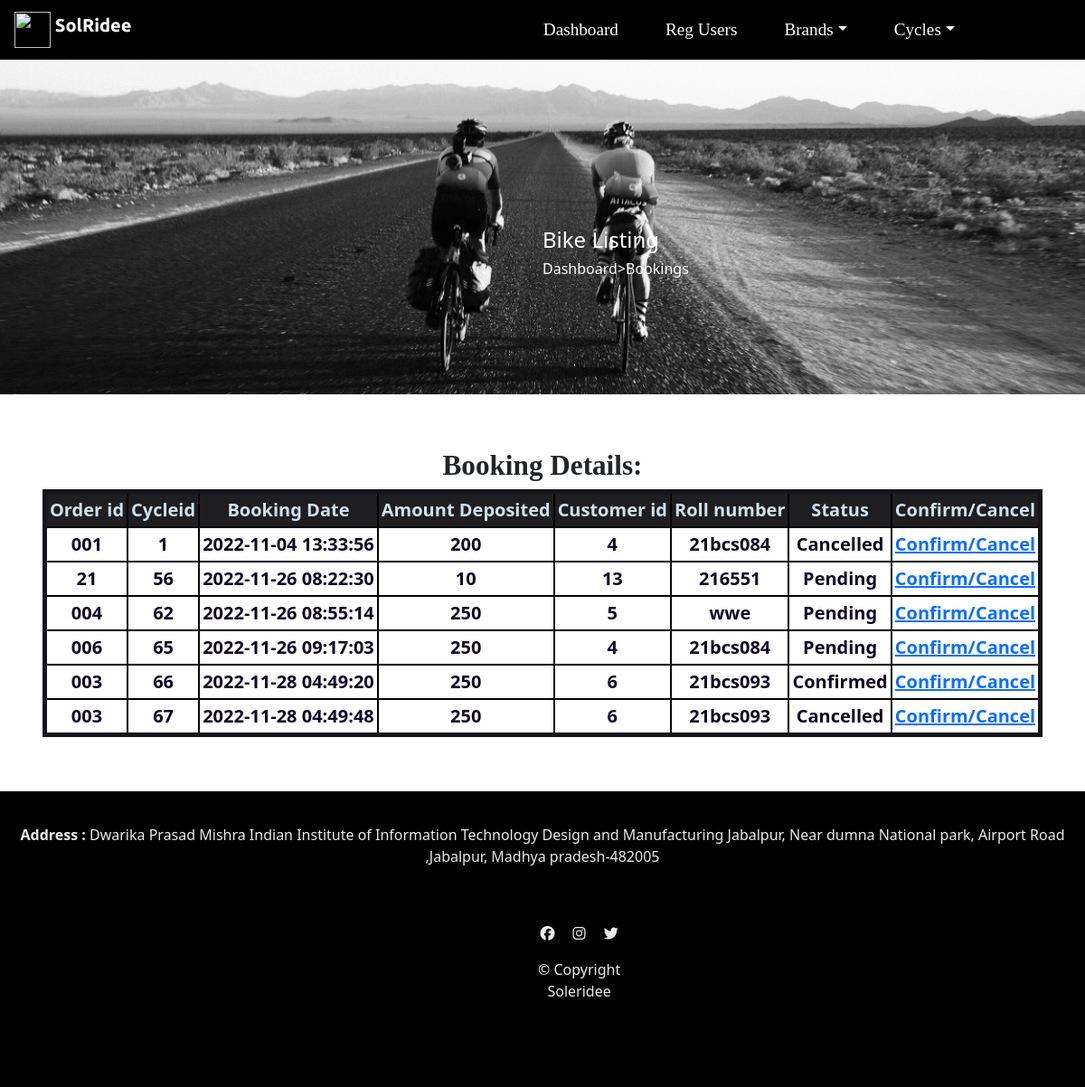
Page /admin/insidepage/orders.php on the committed database.
### tables this page shows
CREATE TABLE `orders` (
  `date` timestamp NOT NULL DEFAULT current_timestamp(),
  `amount` int(11) NOT NULL,
  `cid` int(11) NOT NULL,
  `rollnumber` varchar(50) NOT NULL,
  `oid` int(11) NOT NULL,
  `status` varchar(50) NOT NULL DEFAULT 'Pending',
  `cycleid` varchar(5) NOT NULL
);

### admin/insidepage/orders.php (the view, shortened to what this page needs)
  ?><!DOCTYPE html>
<html lang="en" dir="ltr">
<head>
  <link rel="stylesheet" href="css/stylesol.css">
  <link rel="stylesheet" href="https://cdn.jsdelivr.net/npm/bootstrap@4.0.0/dist/css/bootstrap.min.css">
  <link href="https://cdn.jsdelivr.net/npm/bootstrap@5.1.3/dist/css/bootstrap.min.css" rel="stylesheet">
  <link rel="stylesheet" href="../../css/listingStyle.css">
</head>
<body>
    <section id="title">
        <nav class="navbar navbar-expand-lg navbar-dark bg-black">
  <a class="navbar-brand" href="#">
  <img src="../../images/logo.jpg" width="40" height="40" class="d-inline-block align-top" alt="">
  SolRidee</a>
  <div class="collapse navbar-collapse" id="navbarTogglerDemo03">
    <ul class="navbar-nav ml-auto mt-2 mt-lg-0"  style="margin-right:10%;">
    <li class="nav-item active">
      <a class="nav-link" href="../dash.php"> Dashboard <span class="sr-only">(current)</span></a>
    </li>
    <li class="nav-item active">
          <a class="nav-link" href="regusers.php">Reg Users  <span class="sr-only">(current)</span></a>
    </li>
         <li class="nav-item dropdown">
            <a class="nav-link dropdown-toggle active" data-toggle="dropdown" href="#" role="button" aria-haspopup="true" aria-expanded="false" style="color:white;">Brands</a>
          </li>
          <li class="nav-item dropdown">
            <a class="nav-link dropdown-toggle active" data-toggle="dropdown" href="#" role="button" aria-haspopup="true" aria-expanded="false" style="color:white;">Cycles</a>
          </li>
    </ul>
</nav>
<div class="top">
    <img class="topimg" src="../../images/topimg.jpg" alt="">
    <div class="inside-top">
        <h4>Bike Listing</h4>
        <h6>Dashboard>Bookings</h6>
    </div>
</div>
</section>
<?php
include('../connection.php');
$sql="SELECT * FROM orders" ;
$res=mysqli_query($conn, $sql);
echo'<h1 class="pagehead" style="text-align:center; margin-top:5%; font-size:1.95rem; font-weight:bold; font-family:cursive;">Booking Details:</h1>';
echo '<table border="1" class="Details" cellspacing="4" cellpadding="3" style="text-align:center; margin:auto;margin-bottom:5%;" ><tr class="firstrow"><th>Order id</th><th>Cycleid</th><th>Booking Date</th><th>Amount Deposited</th><th>
Customer id</th><th>Roll number</th><th>Status</th><th>Confirm/Cancel</th></tr>';
while($result=mysqli_fetch_assoc($res))
{
echo '<tr><td>'. $result['cycleid'] . '</td><td>'. $result['oid'] . '</td><td>'. $result['date'] . '</td><td>'.
$result['amount'] . '</td><td>' . $result['cid'] . '</td><td>'.
$result['rollnumber'] . '</td><td>' . $result['status'] .'</td><td><a
href="updatecforders.php?uid=' . $result['oid'] . ' ">Confirm/</a><a
href="updatecnorders.php?uid=' . $result['oid'] . ' ">Cancel</a></td></tr>';
}
echo '</table>';
?>
<section>
  <div class="address" style="background-color:black; padding:20px; text-align: center; color:#EAEAEA;" >
    <p><center><b>Address :</b> Dwarika Prasad Mishra Indian Institute of Information Technology Design and Manufacturing Jabalpur, Near dumna National park, Airport Road ,Jabalpur, Madhya pradesh-482005</center></p>
  <div class="si">
  <i class="social-icon fa-brands fa-facebook mx-2"></i>
  <i class="social-icon fa-brands fa-instagram mx-2"></i>
  <i class="social-icon fa-brands fa-twitter mx-2"></i>
  <p>© Copyright Soleridee</p></div>
  </div>
</section>
</body>
</html>

### css/stylesol.css (style rules this page uses)
body { font-family: 'BrandonGrotesque-Regular'; font-size: 16px; font-weight: normal; color: #d9d9dd; }
#title { background-color:#edf0f1; color:rgb(250, 253, 252); }
h1 { font-family: "Montserrat-Black"; font-weight:bold; margin-bottom:3rem; font-size:3.5rem; line-height:1.2; }
.navbar { padding:0.80rem 2.5rem; }
.navbar-brand { font-family:"Ubuntu"; font-size:2.25rem; font-weight:bold; }
.nav-item { padding:0 18px; }
.nav-link { font-size:1.2rem; font-family:"Montserrat-Black"; }
.social-icon { text-align:center; margin:20px 10px; }
.si { padding-left:47%; padding-right:40%; padding-bottom:5%; padding-top: 2.5%;; background-color: black; }
.nav-link { color:white; }

### css/listingStyle.css (style rules this page uses)
body { position:relative; }
.topimg { height:auto; width: 100%; color:white; }
.top { position:relative; }
.inside-top { position:absolute; top: 50%; left: 50%; color: white; }
:root { --g-color1: grey; --g-color2: #FFCC68; }
.Details { text-align:center; color:rgb(15, 6, 34); font-size: 1.25rem; font-weight:bold; border:5px solid #161418; margin:auto; margin-top:70px; margin-bottom:40px; }
.firstrow { background-color: #1e1d1f; color:#cee2f0; }
td,tr,th { border:2px solid black; }
.pagehead { margin-top:50px; text-align:center; font-family:cursive; font-size:2.3rem; font-weight:800; }

### rows in the picture
orders: cycleid "001", oid "1", date "2022-11-04 13:33:56", amount "200", cid "4", rollnumber "21bcs084", status "Cancelled"
orders: cycleid "21", oid "56", date "2022-11-26 08:22:30", amount "10", cid "13", rollnumber "216551", status "Pending"
orders: cycleid "004", oid "62", date "2022-11-26 08:55:14", amount "250", cid "5", rollnumber "wwe", status "Pending"
orders: cycleid "006", oid "65", date "2022-11-26 09:17:03", amount "250", cid "4", rollnumber "21bcs084", status "Pending"
orders: cycleid "003", oid "66", date "2022-11-28 04:49:20", amount "250", cid "6", rollnumber "21bcs093", status "Confirmed"
orders: cycleid "003", oid "67", date "2022-11-28 04:49:48", amount "250", cid "6", rollnumber "21bcs093", status "Cancelled"
